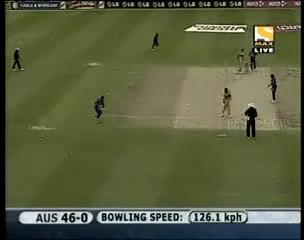
%> input picture img1.jpg, 304 x 240 px
$ octave fieldview.m   (GNU Octave 9; MATLAB toolbox functions it lacks are replaced by stand-ins)
%> lines starting %> are read from the running program, lines starting %| are printed output that depends on the picture

%T1 = T2 = 65, T3 = 10
%if (FP2>T1)& (FP11+FP12)>T2 -long view
%else if (FP11-FP12)>T3 - boundary view
%else pitch view.
img = sprintf('images/img1.jpg');
rgbImage = imread(img);
%> rgbImage is the input picture: size 240x304x3 uint8; mean R, G, B 88.9, 94.7, 63.6
[r, c, numColorChannels] = size(rgbImage);
%> r = 240; c = 304; numColorChannels = 3
x = r*c;
%> x = 72960
r2 = r/2;
%> r2 = 120
c2 = c/2;
%> c2 = 152
x1 = r2*c2;
%> x1 = 18240
x2 = r2*c;
%> x2 = 36480
numberOfBins = 256;
T1 = 65;
T2 = 65;
T3 = 10;
fName = 'fieldview_kolekar.csv';
fid = fopen(fName, 'w');

for i= 1:9:37105
    img = sprintf('images/img%d.jpg', i);
    rgbImage = imread(img);
    hsv = rgb2hsv(rgbImage);
%> hsv: size 240x304x3 double; mean H, S, V 0.24, 0.428, 0.381
    h = hsv(:,:,1);
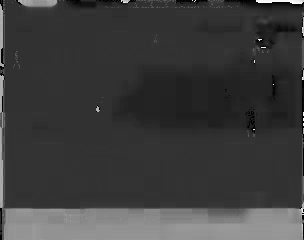
%> h: size 240x304 double; min 0, max 0.994, mean 0.24
    [count, y] = hist(h(:), numberOfBins);
%> count = 256 values, max 22373 at index 52, min 0 at index 73, mean 285; y = 256 values from 0.00194 to 0.992
    FP = sum(count(52:62))/x;
%> FP = 0.361
    h = hsv(1:r2,1:c2,1);
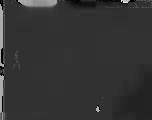
%> h: size 120x152 double; min 0, max 0.917, mean 0.204
    [count, y] = hist(h(:), numberOfBins);
%> count = 256 values, max 5996 at index 55, min 0 at index 2, mean 71.25; y = 256 values from 0.00179 to 0.915
    FP11 = sum(count(52:62))*100/(x1);
%> FP11 = 81.92
    h = hsv(1:r2,c2:c,1);
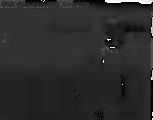
%> h: size 120x153 double; min 0, max 0.994, mean 0.171
    [count, y] = hist(h(:), numberOfBins);
%> count = 256 values, max 2328 at index 37, min 0 at index 73, mean 71.72; y = 256 values from 0.00194 to 0.992
    FP12 = sum(count(52:62))*100/(x1);
%> FP12 = 16.71
    h = hsv(r2:r,1:c,1);
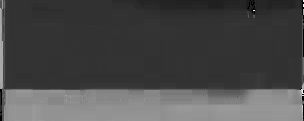
%> h: size 121x304 double; min 0, max 0.958, mean 0.291
    [count, y] = hist(h(:), numberOfBins);
%> count = 256 values, max 16346 at index 54, min 0 at index 2, mean 143.7; y = 256 values from 0.00187 to 0.956
    FP2 = sum(count(52:62))*100/(x2);
%> FP2 = 63.05
%> (the run ends here)
